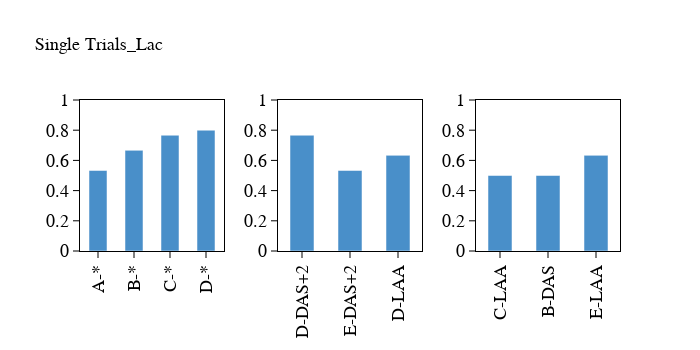
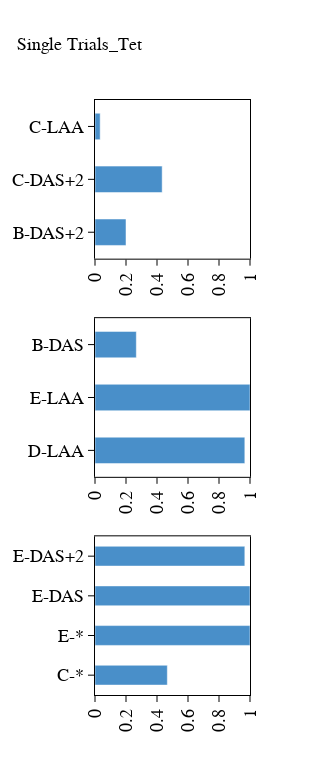
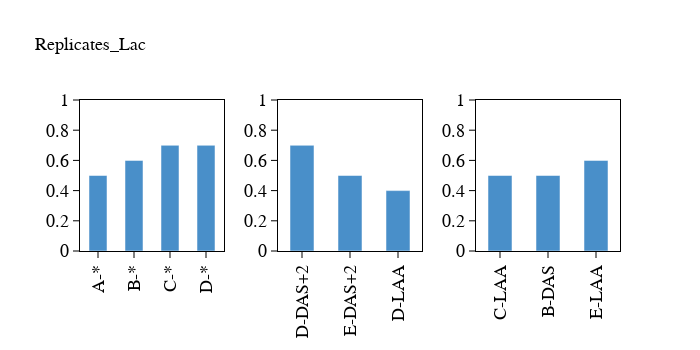
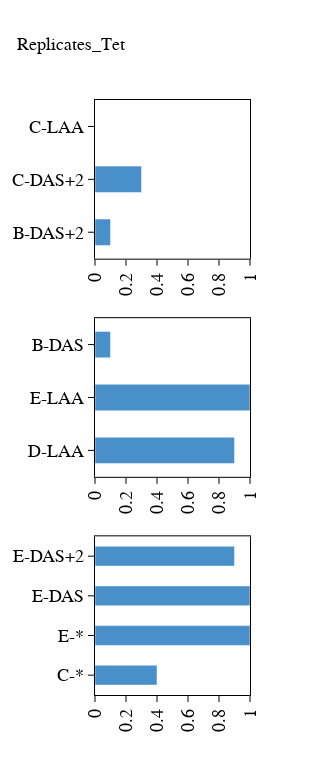

The code cell stored with these charts, in order, in its notebook:
### Code cell
bistability_dfs = [st_bistability_df, rep_bistability_df]
titles = ['Single Trials', 'Replicates']

for n, bistability_df in enumerate(bistability_dfs):
    fig = make_subplots(rows=1, cols=3, horizontal_spacing=0.1, vertical_spacing=0.1)

    for i, deg_class in enumerate(['Low', 'Mid', 'High']):
        temp_df = bistability_df[bistability_df.index.get_level_values(0).map(lambda x:gfp_df.loc[x[:2]]['deg_class'])==deg_class]
        deg_labels = []
        bistable_counts = []
        lac_codes = sorted(temp_df.index.get_level_values(0).map(lambda x:x[:2]).unique(), 
                           key=lambda x:gfp_df.loc[x]['deg_mean'])
        for lac_code in lac_codes:
            temp_temp_df = temp_df[temp_df.index.get_level_values(0).map(lambda x:x[:2]==lac_code)]
            try:
                bistable_counts.append(temp_temp_df['stability'].value_counts(True)['bistable'])
            except KeyError:
                bistable_counts.append(0)
        fig.add_trace(go.Bar(x=[rbs_codes[code[0]]+'-'+deg_codes[code[1]] for code in lac_codes],
                             y=bistable_counts,
                             marker=dict(color=stability_colors['bistable']), showlegend=False,
                             orientation='v'), row=1, col=i+1)

        fig.update_layout(width=700,height=350, bargap=0.5, title = titles[n]+'_'+'Lac', title_font = font_defaults)
        fig.update_xaxes({**axis_defaults, **dict(showgrid=False, tickangle=-90)})
        fig.update_yaxes({**axis_defaults, **dict(showgrid=False, range=(0,1))})

    plot(fig)
    if n==0:
        pio.write_image(fig,"figures\Robustness_Individual_SingleTrials_lacs.svg",format='svg')
    if n==1:
        pio.write_image(fig,"figures\Robustness_Individual_Replicates_lacs.svg",format='svg')
    
    
    fig = make_subplots(rows=3, cols=1, horizontal_spacing=0.1, vertical_spacing=0.1)
    
    for i, deg_class in enumerate(['High', 'Mid', 'Low']):
        temp_df = bistability_df[bistability_df.index.get_level_values(0).map(lambda x:mche_df.loc[x[2:]]['deg_class'])==deg_class]
        deg_labels = []
        bistable_counts = []
        tet_codes = sorted(temp_df.index.get_level_values(0).map(lambda x:x[2:]).unique(), 
                           key=lambda x:mche_df.loc[x]['deg_mean'])
        for tet_code in tet_codes:
            temp_temp_df = temp_df[temp_df.index.get_level_values(0).map(lambda x:x[2:]==tet_code)]
            try:
                bistable_counts.append(temp_temp_df['stability'].value_counts(True)['bistable'])
            except KeyError:
                bistable_counts.append(0)

        fig.add_trace(go.Bar(y=[rbs_codes[code[0]]+'-'+deg_codes[code[1]] for code in tet_codes],
                             x=bistable_counts,
                             marker=dict(color=stability_colors['bistable']), showlegend=False,
                             orientation='h'), row=i+1, col=1)

        fig.update_layout(width=330,height=775, bargap=0.5, title = titles[n]+'_'+'Tet', title_font = font_defaults)
        fig.update_yaxes({**axis_defaults, **dict(showgrid=False, tickangle=0)})
        fig.update_xaxes({**axis_defaults, **dict(showgrid=False, range=(0,1), tickangle=-90)})

    plot(fig)
    if n==0:
        pio.write_image(fig,"figures\Robustness_Individual_SingleTrials_tets.svg",format='svg')
    if n==1:
        pio.write_image(fig,"figures\Robustness_Individual_Replicates_tets.svg",format='svg')

### Figure 1 — Plotly figure (JSON) as saved in the notebook; plotly's stock layout.template omitted (floating-point values rounded to 4 significant figures)
{"data": [{"marker": {"color": "rgb(73,143,201)"}, "orientation": "v", "showlegend": false, "type": "bar", "x": ["A-*", "B-*", "C-*", "D-*"], "xaxis": "x", "y": [0.5333, 0.6667, 0.7667, 0.8], "yaxis": "y"}, {"marker": {"color": "rgb(73,143,201)"}, "orientation": "v", "showlegend": false, "type": "bar", "x": ["D-DAS+2", "E-DAS+2", "D-LAA"], "xaxis": "x2", "y": [0.7667, 0.5333, 0.6333], "yaxis": "y2"}, {"marker": {"color": "rgb(73,143,201)"}, "orientation": "v", "showlegend": false, "type": "bar", "x": ["C-LAA", "B-DAS", "E-LAA"], "xaxis": "x3", "y": [0.5, 0.5, 0.6333], "yaxis": "y3"}], "layout": {"bargap": 0.5, "height": 350, "title": {"font": {"color": "black", "family": "Myriad Pro", "size": 18}, "text": "Single Trials_Lac"}, "width": 700, "xaxis": {"anchor": "y", "domain": [0, 0.2667], "linecolor": "black", "linewidth": 1, "mirror": true, "nticks": 10, "showgrid": false, "showline": true, "tickangle": -90, "tickcolor": "black", "tickfont": {"color": "black", "family": "Myriad Pro", "size": 18}, "ticklen": 6, "ticks": "outside", "title": {"font": {"color": "black", "family": "Myriad Pro", "size": 18}, "standoff": 2}, "zeroline": false}, "xaxis2": {"anchor": "y2", "domain": [0.3667, 0.6333], "linecolor": "black", "linewidth": 1, "mirror": true, "nticks": 10, "showgrid": false, "showline": true, "tickangle": -90, "tickcolor": "black", "tickfont": {"color": "black", "family": "Myriad Pro", "size": 18}, "ticklen": 6, "ticks": "outside", "title": {"font": {"color": "black", "family": "Myriad Pro", "size": 18}, "standoff": 2}, "zeroline": false}, "xaxis3": {"anchor": "y3", "domain": [0.7333, 1], "linecolor": "black", "linewidth": 1, "mirror": true, "nticks": 10, "showgrid": false, "showline": true, "tickangle": -90, "tickcolor": "black", "tickfont": {"color": "black", "family": "Myriad Pro", "size": 18}, "ticklen": 6, "ticks": "outside", "title": {"font": {"color": "black", "family": "Myriad Pro", "size": 18}, "standoff": 2}, "zeroline": false}, "yaxis": {"anchor": "x", "domain": [0, 1], "linecolor": "black", "linewidth": 1, "mirror": true, "nticks": 10, "range": [0, 1], "showgrid": false, "showline": true, "tickangle": 0, "tickcolor": "black", "tickfont": {"color": "black", "family": "Myriad Pro", "size": 18}, "ticklen": 6, "ticks": "outside", "title": {"font": {"color": "black", "family": "Myriad Pro", "size": 18}, "standoff": 2}, "zeroline": false}, "yaxis2": {"anchor": "x2", "domain": [0, 1], "linecolor": "black", "linewidth": 1, "mirror": true, "nticks": 10, "range": [0, 1], "showgrid": false, "showline": true, "tickangle": 0, "tickcolor": "black", "tickfont": {"color": "black", "family": "Myriad Pro", "size": 18}, "ticklen": 6, "ticks": "outside", "title": {"font": {"color": "black", "family": "Myriad Pro", "size": 18}, "standoff": 2}, "zeroline": false}, "yaxis3": {"anchor": "x3", "domain": [0, 1], "linecolor": "black", "linewidth": 1, "mirror": true, "nticks": 10, "range": [0, 1], "showgrid": false, "showline": true, "tickangle": 0, "tickcolor": "black", "tickfont": {"color": "black", "family": "Myriad Pro", "size": 18}, "ticklen": 6, "ticks": "outside", "title": {"font": {"color": "black", "family": "Myriad Pro", "size": 18}, "standoff": 2}, "zeroline": false}}}

### Figure 2 — Plotly figure (JSON) as saved in the notebook; plotly's stock layout.template omitted (floating-point values rounded to 4 significant figures)
{"data": [{"marker": {"color": "rgb(73,143,201)"}, "orientation": "h", "showlegend": false, "type": "bar", "x": [0.2, 0.4333, 0.03333], "xaxis": "x", "y": ["B-DAS+2", "C-DAS+2", "C-LAA"], "yaxis": "y"}, {"marker": {"color": "rgb(73,143,201)"}, "orientation": "h", "showlegend": false, "type": "bar", "x": [0.9667, 1, 0.2667], "xaxis": "x2", "y": ["D-LAA", "E-LAA", "B-DAS"], "yaxis": "y2"}, {"marker": {"color": "rgb(73,143,201)"}, "orientation": "h", "showlegend": false, "type": "bar", "x": [0.4667, 1, 1, 0.9667], "xaxis": "x3", "y": ["C-*", "E-*", "E-DAS", "E-DAS+2"], "yaxis": "y3"}], "layout": {"bargap": 0.5, "height": 775, "title": {"font": {"color": "black", "family": "Myriad Pro", "size": 18}, "text": "Single Trials_Tet"}, "width": 330, "xaxis": {"anchor": "y", "domain": [0, 1], "linecolor": "black", "linewidth": 1, "mirror": true, "nticks": 10, "range": [0, 1], "showgrid": false, "showline": true, "tickangle": -90, "tickcolor": "black", "tickfont": {"color": "black", "family": "Myriad Pro", "size": 18}, "ticklen": 6, "ticks": "outside", "title": {"font": {"color": "black", "family": "Myriad Pro", "size": 18}, "standoff": 2}, "zeroline": false}, "xaxis2": {"anchor": "y2", "domain": [0, 1], "linecolor": "black", "linewidth": 1, "mirror": true, "nticks": 10, "range": [0, 1], "showgrid": false, "showline": true, "tickangle": -90, "tickcolor": "black", "tickfont": {"color": "black", "family": "Myriad Pro", "size": 18}, "ticklen": 6, "ticks": "outside", "title": {"font": {"color": "black", "family": "Myriad Pro", "size": 18}, "standoff": 2}, "zeroline": false}, "xaxis3": {"anchor": "y3", "domain": [0, 1], "linecolor": "black", "linewidth": 1, "mirror": true, "nticks": 10, "range": [0, 1], "showgrid": false, "showline": true, "tickangle": -90, "tickcolor": "black", "tickfont": {"color": "black", "family": "Myriad Pro", "size": 18}, "ticklen": 6, "ticks": "outside", "title": {"font": {"color": "black", "family": "Myriad Pro", "size": 18}, "standoff": 2}, "zeroline": false}, "yaxis": {"anchor": "x", "domain": [0.7333, 1], "linecolor": "black", "linewidth": 1, "mirror": true, "nticks": 10, "showgrid": false, "showline": true, "tickangle": 0, "tickcolor": "black", "tickfont": {"color": "black", "family": "Myriad Pro", "size": 18}, "ticklen": 6, "ticks": "outside", "title": {"font": {"color": "black", "family": "Myriad Pro", "size": 18}, "standoff": 2}, "zeroline": false}, "yaxis2": {"anchor": "x2", "domain": [0.3667, 0.6333], "linecolor": "black", "linewidth": 1, "mirror": true, "nticks": 10, "showgrid": false, "showline": true, "tickangle": 0, "tickcolor": "black", "tickfont": {"color": "black", "family": "Myriad Pro", "size": 18}, "ticklen": 6, "ticks": "outside", "title": {"font": {"color": "black", "family": "Myriad Pro", "size": 18}, "standoff": 2}, "zeroline": false}, "yaxis3": {"anchor": "x3", "domain": [0, 0.2667], "linecolor": "black", "linewidth": 1, "mirror": true, "nticks": 10, "showgrid": false, "showline": true, "tickangle": 0, "tickcolor": "black", "tickfont": {"color": "black", "family": "Myriad Pro", "size": 18}, "ticklen": 6, "ticks": "outside", "title": {"font": {"color": "black", "family": "Myriad Pro", "size": 18}, "standoff": 2}, "zeroline": false}}}

### Figure 3 — Plotly figure (JSON) as saved in the notebook; plotly's stock layout.template omitted (floating-point values rounded to 4 significant figures)
{"data": [{"marker": {"color": "rgb(73,143,201)"}, "orientation": "v", "showlegend": false, "type": "bar", "x": ["A-*", "B-*", "C-*", "D-*"], "xaxis": "x", "y": [0.5, 0.6, 0.7, 0.7], "yaxis": "y"}, {"marker": {"color": "rgb(73,143,201)"}, "orientation": "v", "showlegend": false, "type": "bar", "x": ["D-DAS+2", "E-DAS+2", "D-LAA"], "xaxis": "x2", "y": [0.7, 0.5, 0.4], "yaxis": "y2"}, {"marker": {"color": "rgb(73,143,201)"}, "orientation": "v", "showlegend": false, "type": "bar", "x": ["C-LAA", "B-DAS", "E-LAA"], "xaxis": "x3", "y": [0.5, 0.5, 0.6], "yaxis": "y3"}], "layout": {"bargap": 0.5, "height": 350, "title": {"font": {"color": "black", "family": "Myriad Pro", "size": 18}, "text": "Replicates_Lac"}, "width": 700, "xaxis": {"anchor": "y", "domain": [0, 0.2667], "linecolor": "black", "linewidth": 1, "mirror": true, "nticks": 10, "showgrid": false, "showline": true, "tickangle": -90, "tickcolor": "black", "tickfont": {"color": "black", "family": "Myriad Pro", "size": 18}, "ticklen": 6, "ticks": "outside", "title": {"font": {"color": "black", "family": "Myriad Pro", "size": 18}, "standoff": 2}, "zeroline": false}, "xaxis2": {"anchor": "y2", "domain": [0.3667, 0.6333], "linecolor": "black", "linewidth": 1, "mirror": true, "nticks": 10, "showgrid": false, "showline": true, "tickangle": -90, "tickcolor": "black", "tickfont": {"color": "black", "family": "Myriad Pro", "size": 18}, "ticklen": 6, "ticks": "outside", "title": {"font": {"color": "black", "family": "Myriad Pro", "size": 18}, "standoff": 2}, "zeroline": false}, "xaxis3": {"anchor": "y3", "domain": [0.7333, 1], "linecolor": "black", "linewidth": 1, "mirror": true, "nticks": 10, "showgrid": false, "showline": true, "tickangle": -90, "tickcolor": "black", "tickfont": {"color": "black", "family": "Myriad Pro", "size": 18}, "ticklen": 6, "ticks": "outside", "title": {"font": {"color": "black", "family": "Myriad Pro", "size": 18}, "standoff": 2}, "zeroline": false}, "yaxis": {"anchor": "x", "domain": [0, 1], "linecolor": "black", "linewidth": 1, "mirror": true, "nticks": 10, "range": [0, 1], "showgrid": false, "showline": true, "tickangle": 0, "tickcolor": "black", "tickfont": {"color": "black", "family": "Myriad Pro", "size": 18}, "ticklen": 6, "ticks": "outside", "title": {"font": {"color": "black", "family": "Myriad Pro", "size": 18}, "standoff": 2}, "zeroline": false}, "yaxis2": {"anchor": "x2", "domain": [0, 1], "linecolor": "black", "linewidth": 1, "mirror": true, "nticks": 10, "range": [0, 1], "showgrid": false, "showline": true, "tickangle": 0, "tickcolor": "black", "tickfont": {"color": "black", "family": "Myriad Pro", "size": 18}, "ticklen": 6, "ticks": "outside", "title": {"font": {"color": "black", "family": "Myriad Pro", "size": 18}, "standoff": 2}, "zeroline": false}, "yaxis3": {"anchor": "x3", "domain": [0, 1], "linecolor": "black", "linewidth": 1, "mirror": true, "nticks": 10, "range": [0, 1], "showgrid": false, "showline": true, "tickangle": 0, "tickcolor": "black", "tickfont": {"color": "black", "family": "Myriad Pro", "size": 18}, "ticklen": 6, "ticks": "outside", "title": {"font": {"color": "black", "family": "Myriad Pro", "size": 18}, "standoff": 2}, "zeroline": false}}}

### Figure 4 — Plotly figure (JSON) as saved in the notebook; plotly's stock layout.template omitted (floating-point values rounded to 4 significant figures)
{"data": [{"marker": {"color": "rgb(73,143,201)"}, "orientation": "h", "showlegend": false, "type": "bar", "x": [0.1, 0.3, 0], "xaxis": "x", "y": ["B-DAS+2", "C-DAS+2", "C-LAA"], "yaxis": "y"}, {"marker": {"color": "rgb(73,143,201)"}, "orientation": "h", "showlegend": false, "type": "bar", "x": [0.9, 1, 0.1], "xaxis": "x2", "y": ["D-LAA", "E-LAA", "B-DAS"], "yaxis": "y2"}, {"marker": {"color": "rgb(73,143,201)"}, "orientation": "h", "showlegend": false, "type": "bar", "x": [0.4, 1, 1, 0.9], "xaxis": "x3", "y": ["C-*", "E-*", "E-DAS", "E-DAS+2"], "yaxis": "y3"}], "layout": {"bargap": 0.5, "height": 775, "title": {"font": {"color": "black", "family": "Myriad Pro", "size": 18}, "text": "Replicates_Tet"}, "width": 330, "xaxis": {"anchor": "y", "domain": [0, 1], "linecolor": "black", "linewidth": 1, "mirror": true, "nticks": 10, "range": [0, 1], "showgrid": false, "showline": true, "tickangle": -90, "tickcolor": "black", "tickfont": {"color": "black", "family": "Myriad Pro", "size": 18}, "ticklen": 6, "ticks": "outside", "title": {"font": {"color": "black", "family": "Myriad Pro", "size": 18}, "standoff": 2}, "zeroline": false}, "xaxis2": {"anchor": "y2", "domain": [0, 1], "linecolor": "black", "linewidth": 1, "mirror": true, "nticks": 10, "range": [0, 1], "showgrid": false, "showline": true, "tickangle": -90, "tickcolor": "black", "tickfont": {"color": "black", "family": "Myriad Pro", "size": 18}, "ticklen": 6, "ticks": "outside", "title": {"font": {"color": "black", "family": "Myriad Pro", "size": 18}, "standoff": 2}, "zeroline": false}, "xaxis3": {"anchor": "y3", "domain": [0, 1], "linecolor": "black", "linewidth": 1, "mirror": true, "nticks": 10, "range": [0, 1], "showgrid": false, "showline": true, "tickangle": -90, "tickcolor": "black", "tickfont": {"color": "black", "family": "Myriad Pro", "size": 18}, "ticklen": 6, "ticks": "outside", "title": {"font": {"color": "black", "family": "Myriad Pro", "size": 18}, "standoff": 2}, "zeroline": false}, "yaxis": {"anchor": "x", "domain": [0.7333, 1], "linecolor": "black", "linewidth": 1, "mirror": true, "nticks": 10, "showgrid": false, "showline": true, "tickangle": 0, "tickcolor": "black", "tickfont": {"color": "black", "family": "Myriad Pro", "size": 18}, "ticklen": 6, "ticks": "outside", "title": {"font": {"color": "black", "family": "Myriad Pro", "size": 18}, "standoff": 2}, "zeroline": false}, "yaxis2": {"anchor": "x2", "domain": [0.3667, 0.6333], "linecolor": "black", "linewidth": 1, "mirror": true, "nticks": 10, "showgrid": false, "showline": true, "tickangle": 0, "tickcolor": "black", "tickfont": {"color": "black", "family": "Myriad Pro", "size": 18}, "ticklen": 6, "ticks": "outside", "title": {"font": {"color": "black", "family": "Myriad Pro", "size": 18}, "standoff": 2}, "zeroline": false}, "yaxis3": {"anchor": "x3", "domain": [0, 0.2667], "linecolor": "black", "linewidth": 1, "mirror": true, "nticks": 10, "showgrid": false, "showline": true, "tickangle": 0, "tickcolor": "black", "tickfont": {"color": "black", "family": "Myriad Pro", "size": 18}, "ticklen": 6, "ticks": "outside", "title": {"font": {"color": "black", "family": "Myriad Pro", "size": 18}, "standoff": 2}, "zeroline": false}}}
